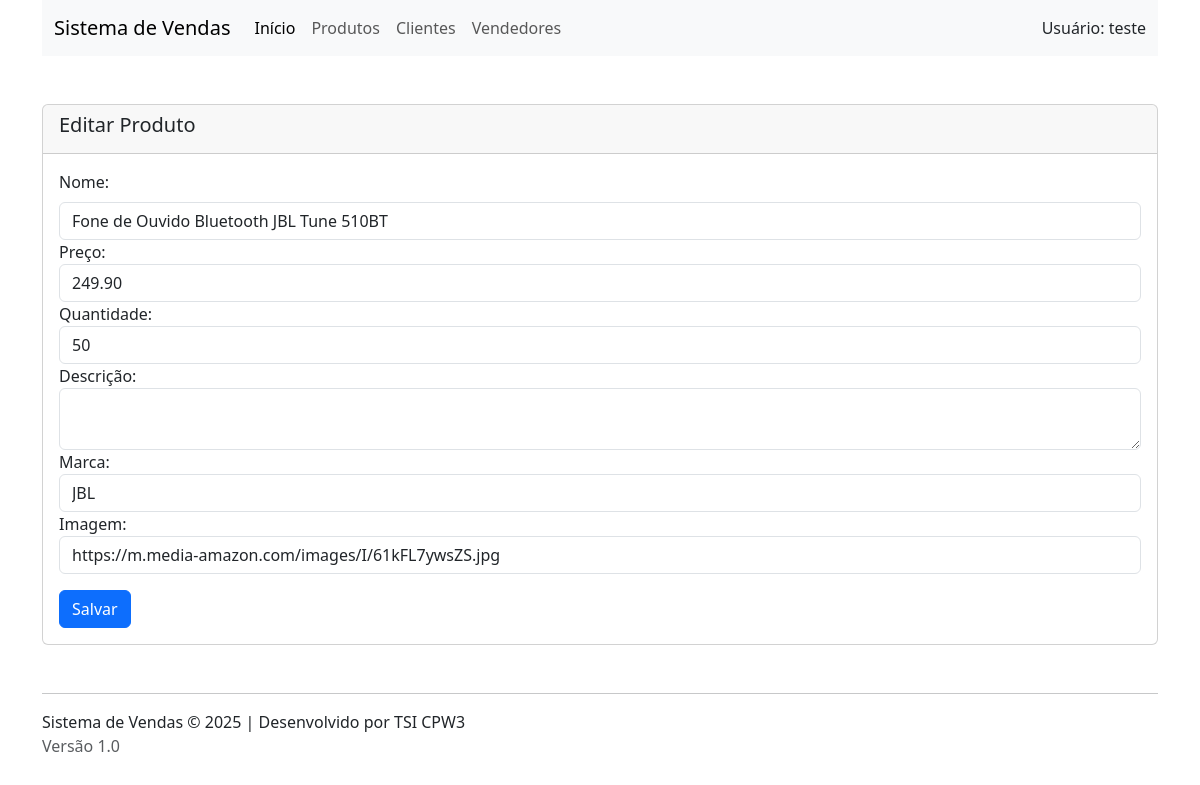
/ProdutoController.php?acao=editar&id=3, run on the app's committed database.
### tables this page shows
CREATE TABLE `produtos` (
  `id` int(11) NOT NULL,
  `nome` varchar(100) NOT NULL,
  `preco` decimal(10,2) NOT NULL,
  `descricao` text DEFAULT NULL,
  `marca` varchar(100) DEFAULT NULL,
  `quantidade` int(11) DEFAULT 0,
  `url_imagem` varchar(255) DEFAULT NULL
);

### Produto.php (called while the page is built, shortened)
<?php
class Produto {
    public function __construct($id, $nome, $preco, $quantidade, $descricao, $marca, $url_imagem) {
        $this->id = $id;
        $this->nome = $nome;
        $this->preco = $preco;
        $this->quantidade = $quantidade;
        $this->descricao = $descricao;
        $this->marca = $marca;
        $this->url_imagem = $url_imagem;
    }
}

### formProduto.php (the view, shortened to what this page needs)
<div class="card mt-5">
    <div class="card-header">
        <h5 ><?= $produto->id=="" ? "Novo Produto" : "Editar Produto" ?></h5>
    </div>
    <div class="card-body">
        <form method="post" action="ProdutoController.php?acao=salvar">
            <label class="form-label">Nome:</label>
            <input class="form-control" type="text"
                                        name="nome"
                                        value="<?= $produto->nome ?>"
                                        required autofocus>
            <label>Preço:</label>
            <input class="form-control" type="number"
                                        name="preco"
                                        step="0.01"
                                         value="<?= $produto->preco ?>"
                                         required>
            <label>Quantidade:</label>
            <input class="form-control" type="number"
                                        name="quantidade"
                                        step="1"
                                         value="<?= $produto->quantidade ?>"
                                         required>
            <label>Descrição:</label>
            <textarea class="form-control" type="text"
                                        name="descricao"
                                         value="<?= $produto->descricao ?>"
                                         required></textarea>
            <label>Marca:</label>
            <input class="form-control" type="text"
                                        name="marca"
                                         value="<?= $produto->marca ?>"
                                         required>
            <label>Imagem:</label>
            <input class="form-control" type="text"
                                        name="url_imagem"
                                         value="<?= $produto->url_imagem ?>"
                                         required>
            <button class="btn btn-primary mt-3" type="submit">Salvar</button>
        </form>
    </div>
</div>

### data on the page
produtos: nome "Fone de Ouvido Bluetooth JBL Tune 510BT", preco "249.90", quantidade "50", marca "JBL", url_imagem "https://m.media-amazon.com/images/I/61kFL7ywsZS.jpg"
